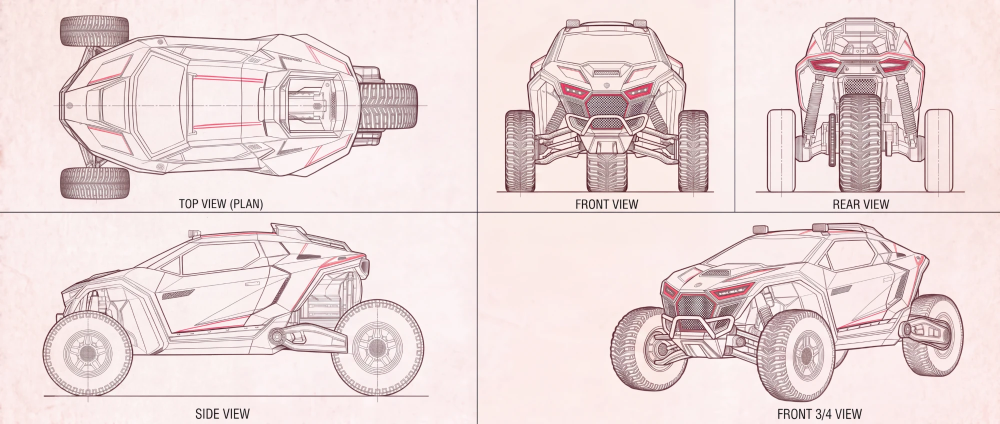
#> input picture ws02/ref68/sheet68.png, 2000 x 848 px, found by its file name (shown at 1/2 size)
$ python pskin_cam34_pinned.py
#> lines starting #> are read from the running program, lines starting #| are printed output that depends on the picture; after the words box and inside, x2 and y2 are one past the last pixel; in counts of white or black regions, pixels touching at a corner belong together
### ws02/tools_skin/pskin_autocam.py
"""Automatic perspective-camera fit of the skin to the sheet-68 FRONT 3/4 drawing (no hand-picked points).
score = truncated chamfer of the skin's projected panel edges to the drawing's dark lines + silhouette (1 - IoU) against a hand-painted body mask.
usage: python tools_skin/pskin_autocam.py [mesh_source=panels]   -> out/pskin/cam34.json, WS03_panel_q34_overlay.png"""
import sys, json
import numpy as np, cv2
from scipy.optimize import differential_evolution, minimize
from PIL import Image
import pskin_build as B, pskin_core as C
BOX = (1200, 440, 1960, 830); W, H = 760, 390
ref = np.asarray(Image.open("ref68/sheet68.png").convert("RGB").crop(BOX))
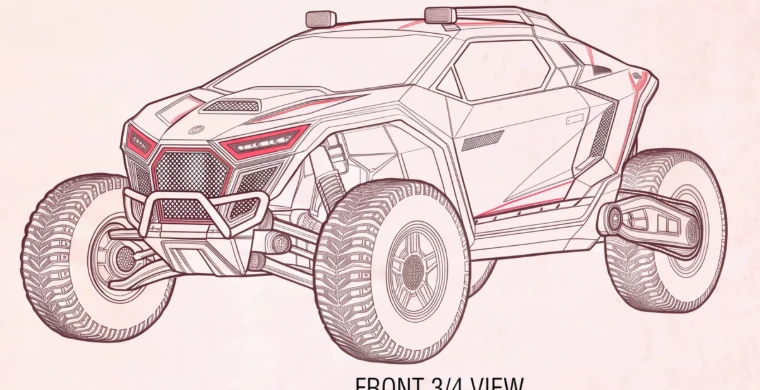
#> ref: shape (390, 760, 3); mean R, G, B 230.4, 210.8, 211.2
gray = cv2.cvtColor(ref, cv2.COLOR_RGB2GRAY)
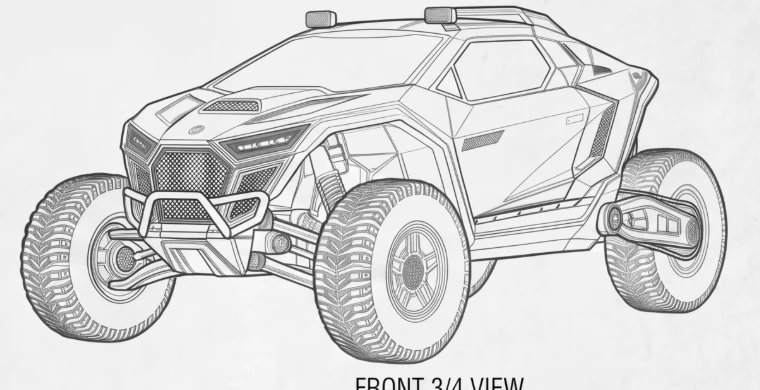
#> gray: shape (390, 760); min 4, max 255, mean 216.7
dark = (gray < 150).astype(np.uint8)
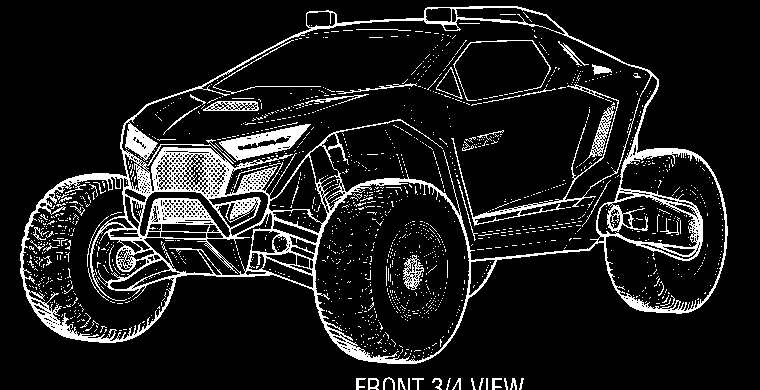
#> dark: shape (390, 760); values 0 (black) and 1 (white), 11% white in thin lines or dots
dt = cv2.distanceTransform(1 - dark, cv2.DIST_L2, 3)
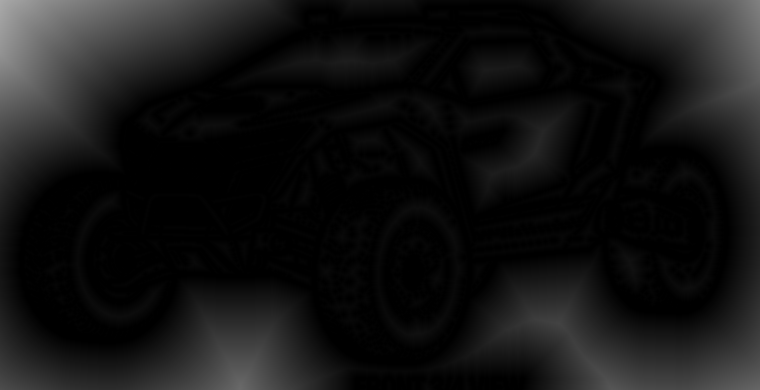
#> dt: shape (390, 760) float32; min 0, max 169.4, mean 20.6
BODY = np.array([(248,250),(300,208),(400,175),(612,62),(860,20),(1030,12),(1100,35),(1180,95),(1300,140),(1316,165),(1290,215),(1250,300),(1200,380),(1200,470),(950,505),(940,440),(870,350),(800,300),(700,290),(620,320),(560,360),(500,400),(430,410),(330,400),(252,330)]) / 2.0
bmask = np.zeros((H, W), np.uint8); cv2.fillPoly(bmask, [BODY.astype(np.int32)], 1)
#> after `cv2.fillPoly(bmask, [BODY.astype(np.int32)], 1)`:
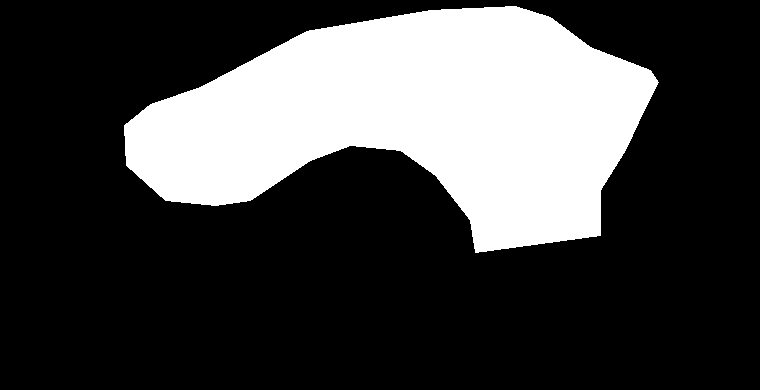
#> bmask: shape (390, 760); values 0 (black) and 1 (white), 26.6% white; 1 white region, box (x1, y1, x2, y2) and area: (124, 6, 659, 253) 78755
def load():
    m = B.model(); P, pn = m.mirror(); C.orient_panels(P, pn); C.ORIENTED = True
    return P, pn
P, pn = load()
names = sorted({i for p in pn for i in p["ids"]}); idx = {n: k for k, n in enumerate(names)}
V = np.array([P[n] for n in names])
tris = []; edges = set(); panel_tris = []
for p in pn:
    Q = np.array([P[i] for i in p["ids"]]); nrm = C.panel_normal(Q, p["hint"])
    for a, b, c in C.ear_triangles(Q, nrm): tris.append([idx[p["ids"][a]], idx[p["ids"][b]], idx[p["ids"][c]]]); panel_tris.append(nrm)
    for k in range(len(p["ids"])): edges.add(tuple(sorted((idx[p["ids"][k]], idx[p["ids"][(k + 1) % len(p["ids"])]]))))
tris = np.array(tris); NRM = np.array(panel_tris); edges = np.array(sorted(edges))
CEN = np.array([-160.0, 0.0, 125.0])
# [7 lines left out: function cam, not called in this run]
def project(par, X):
    c, R = cam(par); Xc = (X - c) @ R.T
    return np.stack([par[4] * Xc[:, 0] / Xc[:, 2] + W / 2 + par[5], par[4] * Xc[:, 1] / Xc[:, 2] + H / 2 + par[6]], 1), Xc[:, 2]
# [24 lines left out: functions render, score, not called in this run]
# [21 lines that do not run on import are left out]

### ws02/pskin_core.py
"""Panel-skin core (WS-03, branch ws03-panel-skin): explicit planar panels, planarity solve, mitred 2.4 mm slabs.
Frame: x forward, y left, z up (ground z 0). Sheet 68 registration: plan px -> (x, y), side px -> (x, z), both fitted to the user's masks (see WS03_PANEL_SKIN.md).
A Model holds the UPPER (y >= 0) half; mirror() builds the other half (vertices on the centre line are shared)."""
import math
import numpy as np
from scipy.optimize import least_squares

# ---- registration of sheet 68 to the mask frame (nose x 34.3, tail x -356.8, sill z 52.2, roof z 209.3) ----
PX0, X0, KX = 118.5, 34.3, 0.6517          # plan: x = X0 - (px - PX0) * KX      (nose px 118.5, tail px 718.6)
PYC, KY = 210.0, 0.65                      # plan: y = (PYC - py) * KY           (centre line py 210)
SX0, SKX = 112.0, 0.6258                   # side: x = X0 - (px - SX0) * SKX
SZ0, SZR, SKZ = 458.0, 209.3, 0.6546       # side: z = SZR + (SZ0 - py) * SKZ


def plan_xy(px, py):
    return X0 - (px - PX0) * KX, (PYC - py) * KY


def xy_plan(x, y):
    return PX0 + (X0 - x) / KX, PYC - y / KY


def side_xz(px, py):
    return X0 - (px - SX0) * SKX, SZR + (SZ0 - py) * SKZ


def xz_side(x, z):
    return SX0 + (X0 - x) / SKX, SZ0 - (z - SZR) / SKZ


# ---- the model ----
class Model:
    def __init__(self):
        self.tg = {}          # name -> [x, y, z] targets (None = free), upper half
        self.w = {}           # name -> [wx, wy, wz]
        self.panels = []      # dict(name, ids (outward CCW), hint (3,), layer)
        self.pos = {}         # solved positions (upper half)
        self.full = None

    # [4 lines left out: function v, not called in this run]

    def vp(self, name, px, py, z=None, w=(1.0, 1.0, 1.0)):
        x, y = plan_xy(px, py)
        return self.v(name, x, y, z, w)

    # [5 lines left out: function panel, not called in this run]

    # ---- T junctions: a vertex that lies on another panel's edge is inserted into that panel ----
    def init_pos(self):
        P = {}
        for n, t in self.tg.items():
            P[n] = np.array([0.0 if a is None else a for a in t], float)
        return P

    def tjunctions(self, tol=1.2):
        P = self.init_pos()
        added = []
        for p in self.panels:
            ids = p["ids"]
            k = 0
            while k < len(ids):
                a, b = ids[k], ids[(k + 1) % len(ids)]
                A, B = P[a], P[b]
                d = B - A
                L2 = float(d @ d)
                ins = None
                if L2 > 1e-9:
                    for n, X in P.items():
                        if n in ids:
                            continue
                        t = float((X - A) @ d) / L2
                        if 0.04 < t < 0.96 and np.linalg.norm(A + t * d - X) < tol:
                            if ins is None or t < ins[0]:
                                ins = (t, n)
                if ins:
                    ids.insert(k + 1, ins[1])
                    added.append((p["name"], ins[1], a, b))
                    continue
                k += 1
        self.tj = added
        return added

    # ---- planarity solve ----
    def solve(self, wplan=20.0, wcol=60.0, verbose=False):
#> called with wplan = 20, wcol = 60, verbose = True
        names = sorted(self.tg)
        idx = {n: i for i, n in enumerate(names)}
        X0_ = np.array([self.init_pos()[n] for n in names]).ravel()
        tgt = np.array([[np.nan if a is None else a for a in self.tg[n]] for n in names])
        wt = np.array([self.w[n] for n in names])
        polys = [[idx[i] for i in p["ids"]] for p in self.panels if len(p["ids"]) > 3 and p.get("kind", "plane") == "plane"]
        # collinear triples created by T-junctions
        tri = []
        for p in self.panels:
            ids = p["ids"]
            n = len(ids)
            for k in range(n):
                pass
        # free coordinates start at the mean of the targets of neighbours
        for i, n in enumerate(names):
            for c in range(3):
                if np.isnan(tgt[i, c]):
                    X0_[3 * i + c] = 0.0
        # fill unknown z by averaging neighbours through panels
        known = ~np.isnan(tgt)
        for _ in range(60):
            for p in self.panels:
                ii = [idx[i] for i in p["ids"]]
                for c in range(3):
                    vals = [X0_[3 * i + c] for i in ii if known[i, c]]
                    if vals:
                        for i in ii:
                            if not known[i, c]:
                                X0_[3 * i + c] = float(np.mean(vals))
        tj = [(idx[a], idx[v], idx[b]) for (_, v, a, b) in getattr(self, "tj", [])]

        def res(x):
            P = x.reshape(-1, 3)
            r = []
#> (the run stopped early here; a loop or call above may not have finished)
